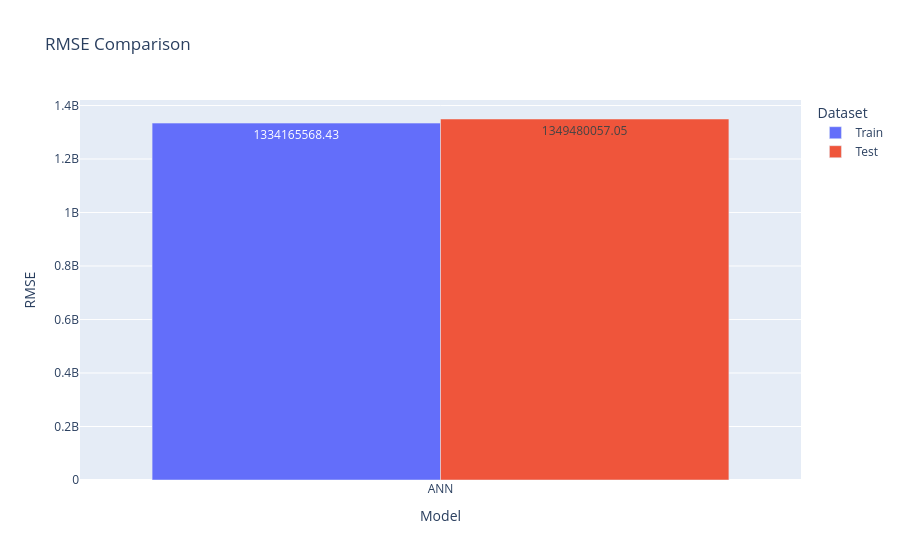
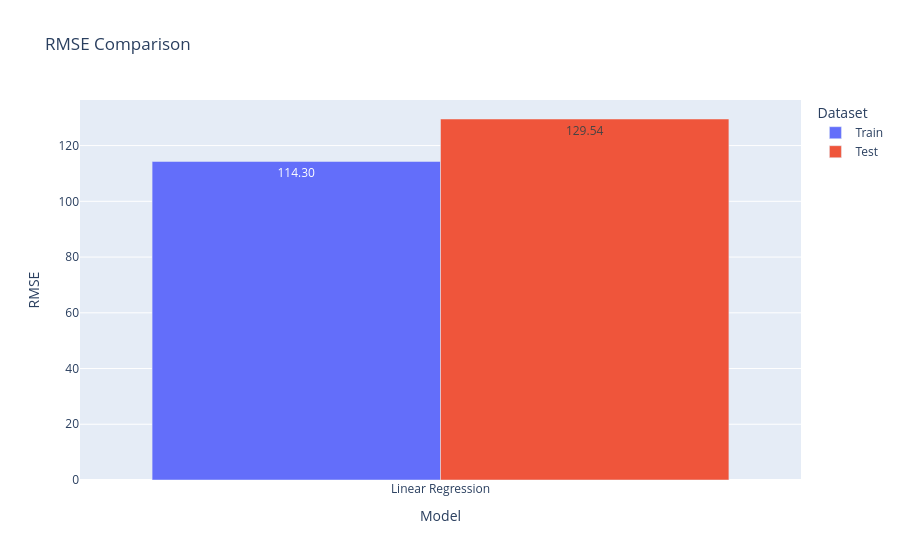

These figures' notebook cell, in order:
### Code cell
rmse_plot(results_ann)
rmse_plot(results_linearReg)
rmse_plot(results_ensemble)

### Figure 1 — Plotly figure (JSON) as saved in the notebook; plotly's stock layout.template omitted (floating-point values rounded to 4 significant figures)
{"data": [{"alignmentgroup": "True", "hovertemplate": "Dataset=Train<br>Model=%{x}<br>RMSE=%{y}<extra></extra>", "legendgroup": "Train", "marker": {"color": "#636efa", "pattern": {"shape": ""}}, "name": "Train", "offsetgroup": "Train", "orientation": "v", "showlegend": true, "textposition": "auto", "texttemplate": "%{y:.2f}", "type": "bar", "x": ["ANN"], "xaxis": "x", "y": [1334000000.0], "yaxis": "y"}, {"alignmentgroup": "True", "hovertemplate": "Dataset=Test<br>Model=%{x}<br>RMSE=%{y}<extra></extra>", "legendgroup": "Test", "marker": {"color": "#EF553B", "pattern": {"shape": ""}}, "name": "Test", "offsetgroup": "Test", "orientation": "v", "showlegend": true, "textposition": "auto", "texttemplate": "%{y:.2f}", "type": "bar", "x": ["ANN"], "xaxis": "x", "y": [1349000000.0], "yaxis": "y"}], "layout": {"barmode": "group", "legend": {"title": {"text": "Dataset"}, "tracegroupgap": 0}, "title": {"text": "RMSE Comparison"}, "xaxis": {"anchor": "y", "domain": [0, 1], "title": {"text": "Model"}}, "yaxis": {"anchor": "x", "domain": [0, 1], "title": {"text": "RMSE"}}}}

### Figure 2 — Plotly figure (JSON) as saved in the notebook; plotly's stock layout.template omitted (floating-point values rounded to 4 significant figures)
{"data": [{"alignmentgroup": "True", "hovertemplate": "Dataset=Train<br>Model=%{x}<br>RMSE=%{y}<extra></extra>", "legendgroup": "Train", "marker": {"color": "#636efa", "pattern": {"shape": ""}}, "name": "Train", "offsetgroup": "Train", "orientation": "v", "showlegend": true, "textposition": "auto", "texttemplate": "%{y:.2f}", "type": "bar", "x": ["Linear Regression"], "xaxis": "x", "y": [114.3], "yaxis": "y"}, {"alignmentgroup": "True", "hovertemplate": "Dataset=Test<br>Model=%{x}<br>RMSE=%{y}<extra></extra>", "legendgroup": "Test", "marker": {"color": "#EF553B", "pattern": {"shape": ""}}, "name": "Test", "offsetgroup": "Test", "orientation": "v", "showlegend": true, "textposition": "auto", "texttemplate": "%{y:.2f}", "type": "bar", "x": ["Linear Regression"], "xaxis": "x", "y": [129.5], "yaxis": "y"}], "layout": {"barmode": "group", "legend": {"title": {"text": "Dataset"}, "tracegroupgap": 0}, "title": {"text": "RMSE Comparison"}, "xaxis": {"anchor": "y", "domain": [0, 1], "title": {"text": "Model"}}, "yaxis": {"anchor": "x", "domain": [0, 1], "title": {"text": "RMSE"}}}}
